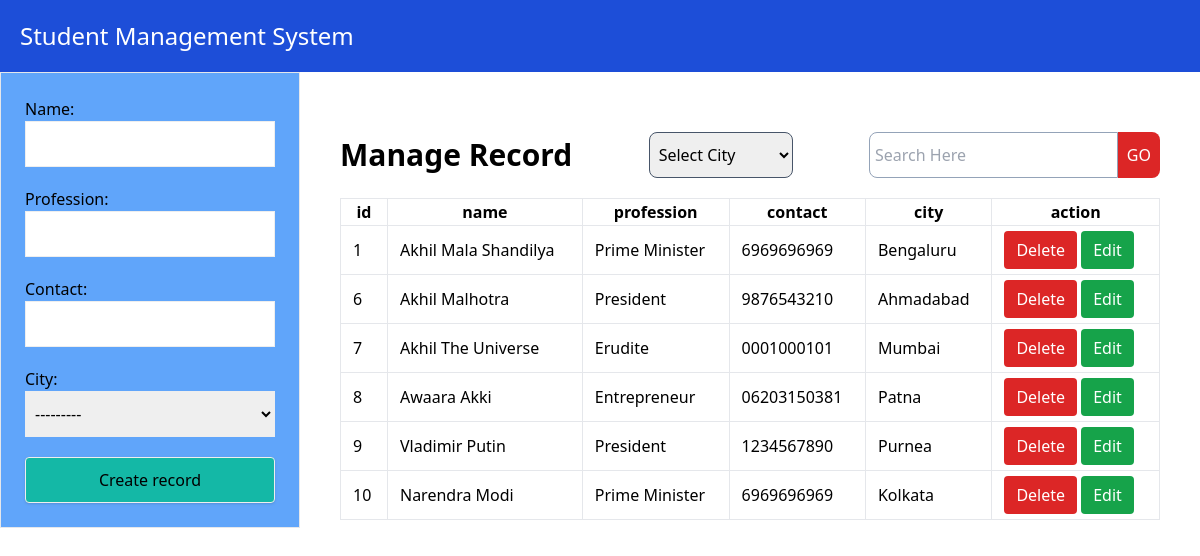
The page / on the database its author committed.
### school/models.py (models this page shows, shortened)
class Students(models.Model):
    name = models.CharField(max_length=200)
    profession = models.CharField(max_length=200)
    contact = models.CharField(max_length=200)
    city = models.CharField(max_length=200, choices= CITY_CHOICE)

### school/views.py (the view)
# urls.py: path('', homepage),
def homepage(req):
    form = StudentForm(req.POST or None)
    if req.method == 'POST':
        if form.is_valid():
            form.save()
            return redirect(homepage)
    return render(req, 'home.html', {'form':form, 'students': Students.objects.all()})

### school/forms.py
class StudentForm(ModelForm):
    class Meta:
        model = Students
        fields = '__all__'

### templates/home.html (shortened to what this page needs)
<!DOCTYPE html>
<html lang="en">
<head>
    <script src="https://cdn.tailwindcss.com"></script>
</head>
<body>
    <h1 class="bg-blue-700 p-5 text-white text-2xl"> Student Management System</h1>
    <div class="flex">
        <div class="w-1/4 ">
            <div class="bg-blue-400 p-3  border">
                <form action="" method="post" class=" flex flex-col gap-5 p-3 rounded-lg">
                    {{ form.as_p}}
                    <input type="submit" value="Create record"
                        class="bg-teal-500 flex-1 hover:bg-teal-800 p-2 rounded shadow">
                </form>
            </div>
        </div>
        <div class="w-3/4 p-10">
            <div class="flex my-5 justify-between items-center">
                <h2 class="text-3xl font-semibold">Manage Record</h2>
                <form action="{% url 'filter'%}" method="get">
                    <select onchange="this.form.submit();" name="city" id="" class="w-36 border border-slate-600 rounded-lg">
                        <option value="selected disabled">Select City</option>
                    </select>
                </form>
                <form action="{% url 'search' %}" method="get" class="flex gap-0 justify-center">
                    <input type="search" name="search" class="border border-slate-400 outline-0 rounded-l-lg" placeholder="Search Here">
                    <input type="submit" class="bg-red-600 text-white py-2 rounded-r-lg outline-0 border-0 w-12" value="GO" >
                </form>
            </div>
            <table class="w-full">
                <tr>
                    <th class="border">id</th>
                    <th class="border">name</th>
                    <th class="border">profession</th>
                    <th class="border">contact</th>
                    <th class="border">city</th>
                    <th class="border">action</th>
                </tr>
                {% for std in students %}
                <tr>
                    <td class="p-3 border">{{ std.id }}</td>
                    <td class="p-3 border">{{ std.name}}</td>
                    <td class="p-3 border">{{ std.profession}}</td>
                    <td class="p-3 border">{{ std.contact}}</td>
                    <td class="p-3 border">{{ std.city}}</td>
                    <td class="p-3 border">
                        <a href="{% url 'delete' std.id %}" class="bg-red-600 text-white px-3 py-2 rounded hover:bg-red-800 ">Delete</a>
                        <a href="{% url 'edit' std.id %}" class="bg-green-600 text-white px-3 py-2 rounded hover:bg-green-800 ">Edit</a>
                    </td>
                </tr>
                {% endfor %}
            </table>
        </div>
    </div>
</body>
</html>

### templates/home.html (style rules this page uses)
input, select { width: 100%; border: 1px solid #eee; padding: 10px 5px !important; }

### rows shown on the page
Students: id "1", name "Akhil Mala Shandilya", profession "Prime Minister", contact "6969696969", city "Bengaluru"
Students: id "6", name "Akhil Malhotra", profession "President", contact "9876543210", city "Ahmadabad"
Students: id "7", name "Akhil The Universe", profession "Erudite", contact "0001000101", city "Mumbai"
Students: id "8", name "Awaara Akki", profession "Entrepreneur", contact "06203150381", city "Patna"
Students: id "9", name "Vladimir Putin", profession "President", contact "1234567890", city "Purnea"
Students: id "10", name "Narendra Modi", profession "Prime Minister", contact "6969696969", city "Kolkata"
